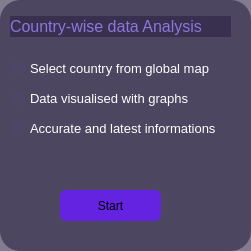
   <widget class="QWidget" name="widget_5" native="true">
    <property name="geometry">
     <rect>
      <x>400</x>
      <y>150</y>
      <width>251</width>
      <height>251</height>
     </rect>
    </property>
    <property name="styleSheet">
     <string notr="true">border-width:2px;
border-radius:20px;
background-color: qlineargradient(spread:pad, x1:0, y1:0, x2:1, y2:0, stop:1 rgba(40, 33, 64, 150));
</string>
    </property>
    <widget class="QLabel" name="label_14">
     <property name="geometry">
      <rect>
       <x>10</x>
       <y>16</y>
       <width>221</width>
       <height>21</height>
      </rect>
     </property>
     <property name="font">
      <font>
       <family>Ubuntu</family>
       <pointsize>12</pointsize>
       <weight>9</weight>
       <italic>false</italic>
       <bold>false</bold>
      </font>
     </property>
     <property name="styleSheet">
      <string notr="true">font: 75 12pt &quot;Ubuntu&quot;;
color: rgb(140, 118, 220)</string>
     </property>
     <property name="text">
      <string>Country-wise data Analysis</string>
     </property>
    </widget>
    <widget class="QPushButton" name="pushButton_13">
     <property name="geometry">
      <rect>
       <x>10</x>
       <y>60</y>
       <width>16</width>
       <height>16</height>
      </rect>
     </property>
     <property name="styleSheet">
      <string notr="true">border-width: 2px;
border-radius:8px;
font: 75 9pt &quot;Ubuntu&quot;;
background-color: qlineargradient(spread:pad, x1:0, y1:0, x2:1, y2:0, stop:1 rgba(77, 70, 100, 255));
</string>
     </property>
     <property name="text">
      <string/>
     </property>
    </widget>
    <widget class="QLabel" name="l4">
     <property name="geometry">
      <rect>
       <x>30</x>
       <y>60</y>
       <width>201</width>
       <height>17</height>
      </rect>
     </property>
     <property name="font">
      <font>
       <family>Ubuntu</family>
       <pointsize>10</pointsize>
       <weight>9</weight>
       <italic>false</italic>
       <bold>false</bold>
      </font>
     </property>
     <property name="styleSheet">
      <string notr="true">background-color: qlineargradient(spread:pad, x1:0, y1:0, x2:1, y2:0, stop:1 rgba(0, 0, 0, 0));
font: 75 10pt &quot;Ubuntu&quot;;
color:rgb(255, 255, 255);</string>
     </property>
     <property name="text">
      <string>Select country from global map</string>
     </property>
    </widget>
    <widget class="QPushButton" name="pushButton_14">
     <property name="geometry">
      <rect>
       <x>10</x>
       <y>90</y>
       <width>16</width>
       <height>16</height>
      </rect>
     </property>
     <property name="styleSheet">
      <string notr="true">border-width: 2px;
border-radius:8px;
font: 75 9pt &quot;Ubuntu&quot;;
background-color: qlineargradient(spread:pad, x1:0, y1:0, x2:1, y2:0, stop:1 rgba(77, 70, 100, 255));
</string>
     </property>
     <property name="text">
      <string/>
     </property>
    </widget>
    <widget class="QLabel" name="l5">
     <property name="geometry">
      <rect>
       <x>30</x>
       <y>90</y>
       <width>161</width>
       <height>17</height>
      </rect>
     </property>
     <property name="font">
      <font>
       <family>Ubuntu</family>
       <pointsize>10</pointsize>
       <weight>9</weight>
       <italic>false</italic>
       <bold>false</bold>
      </font>
     </property>
     <property name="styleSheet">
      <string notr="true">background-color: qlineargradient(spread:pad, x1:0, y1:0, x2:1, y2:0, stop:1 rgba(0, 0, 0, 0));
font: 75 10pt &quot;Ubuntu&quot;;
color:rgb(255, 255, 255);</string>
     </property>
     <property name="text">
      <string>Data visualised with graphs</string>
     </property>
    </widget>
    <widget class="QLabel" name="l6">
     <property name="geometry">
      <rect>
       <x>30</x>
       <y>120</y>
       <width>201</width>
       <height>17</height>
      </rect>
     </property>
     <property name="font">
      <font>
       <family>Ubuntu</family>
       <pointsize>10</pointsize>
       <weight>9</weight>
       <italic>false</italic>
       <bold>false</bold>
      </font>
     </property>
     <property name="styleSheet">
      <string notr="true">background-color: qlineargradient(spread:pad, x1:0, y1:0, x2:1, y2:0, stop:1 rgba(0, 0, 0, 0));
font: 75 10pt &quot;Ubuntu&quot;;
color:rgb(255, 255, 255);</string>
     </property>
     <property name="text">
      <string>Accurate and latest informations</string>
     </property>
    </widget>
    <widget class="QPushButton" name="pushButton_15">
     <property name="geometry">
      <rect>
       <x>10</x>
       <y>120</y>
       <width>16</width>
       <height>16</height>
      </rect>
     </property>
     <property name="styleSheet">
      <string notr="true">border-width: 2px;
border-radius:8px;
font: 75 9pt &quot;Ubuntu&quot;;
background-color: qlineargradient(spread:pad, x1:0, y1:0, x2:1, y2:0, stop:1 rgba(77, 70, 100, 255));
</string>
     </property>
     <property name="text">
      <string/>
     </property>
    </widget>
    <widget class="QPushButton" name="p2">
     <property name="geometry">
      <rect>
       <x>60</x>
       <y>190</y>
       <width>101</width>
       <height>31</height>
      </rect>
     </property>
     <property name="styleSheet">
      <string notr="true">border-width: 2px;
border-radius:6px;
font: 57 16pt &quot;Ubuntu&quot;;
background-color: qlineargradient(spread:pad, x1:0, y1:0, x2:1, y2:0, stop:1 rgba(99, 35, 224, 255));
</string>
     </property>
     <property name="text">
      <string>Start</string>
     </property>
    </widget>
   </widget>
